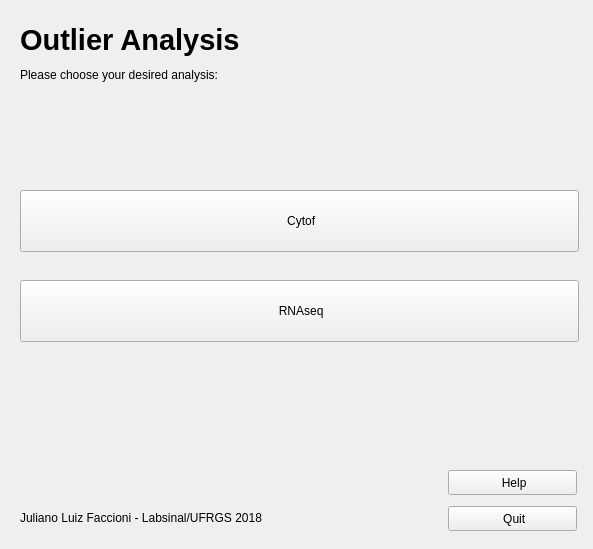
<?xml version="1.0" encoding="UTF-8"?>
<ui version="4.0">
 <class>OutlierAnalysis</class>
 <widget class="QWidget" name="OutlierAnalysis">
  <property name="geometry">
   <rect>
    <x>0</x>
    <y>0</y>
    <width>593</width>
    <height>549</height>
   </rect>
  </property>
  <property name="windowTitle">
   <string>Outlier Analysis</string>
  </property>
  <widget class="QStackedWidget" name="pages_widget">
   <property name="geometry">
    <rect>
     <x>0</x>
     <y>0</y>
     <width>601</width>
     <height>591</height>
    </rect>
   </property>
   <property name="currentIndex">
    <number>0</number>
   </property>
   <widget class="QWidget" name="page_main">
    <widget class="QLabel" name="title_main">
     <property name="geometry">
      <rect>
       <x>20</x>
       <y>10</y>
       <width>531</width>
       <height>61</height>
      </rect>
     </property>
     <property name="text">
      <string>&lt;html&gt;&lt;head/&gt;&lt;body&gt;&lt;p&gt;&lt;span style=&quot; font-size:22pt; font-weight:600;&quot;&gt;Outlier Analysis&lt;/span&gt;&lt;/p&gt;&lt;/body&gt;&lt;/html&gt;</string>
     </property>
     <property name="textFormat">
      <enum>Qt::RichText</enum>
     </property>
    </widget>
    <widget class="QLabel" name="description_main">
     <property name="geometry">
      <rect>
       <x>20</x>
       <y>50</y>
       <width>301</width>
       <height>51</height>
      </rect>
     </property>
     <property name="text">
      <string>&lt;html&gt;&lt;head/&gt;&lt;body&gt;&lt;p&gt;Please choose your desired analysis:&lt;/p&gt;&lt;/body&gt;&lt;/html&gt;</string>
     </property>
     <property name="textFormat">
      <enum>Qt::RichText</enum>
     </property>
    </widget>
    <widget class="QPushButton" name="cytof_btn_main">
     <property name="geometry">
      <rect>
       <x>20</x>
       <y>190</y>
       <width>559</width>
       <height>62</height>
      </rect>
     </property>
     <property name="sizePolicy">
      <sizepolicy hsizetype="Minimum" vsizetype="MinimumExpanding">
       <horstretch>0</horstretch>
       <verstretch>0</verstretch>
      </sizepolicy>
     </property>
     <property name="text">
      <string> Cytof</string>
     </property>
     <property name="icon">
      <iconset>
       <normaloff>icons/science.svg</normaloff>icons/science.svg</iconset>
     </property>
    </widget>
    <widget class="QPushButton" name="rnaseq_btn_main">
     <property name="geometry">
      <rect>
       <x>20</x>
       <y>280</y>
       <width>559</width>
       <height>62</height>
      </rect>
     </property>
     <property name="sizePolicy">
      <sizepolicy hsizetype="Minimum" vsizetype="MinimumExpanding">
       <horstretch>0</horstretch>
       <verstretch>0</verstretch>
      </sizepolicy>
     </property>
     <property name="text">
      <string> RNAseq</string>
     </property>
     <property name="icon">
      <iconset>
       <normaloff>icons/run.svg</normaloff>icons/run.svg</iconset>
     </property>
    </widget>
    <widget class="QLabel" name="credits_main">
     <property name="geometry">
      <rect>
       <x>20</x>
       <y>493</y>
       <width>301</width>
       <height>51</height>
      </rect>
     </property>
     <property name="text">
      <string>&lt;html&gt;&lt;head/&gt;&lt;body&gt;&lt;p&gt;Juliano Luiz Faccioni - Labsinal/UFRGS 2018&lt;/p&gt;&lt;/body&gt;&lt;/html&gt;</string>
     </property>
     <property name="textFormat">
      <enum>Qt::RichText</enum>
     </property>
    </widget>
    <widget class="QPushButton" name="help_main">
     <property name="geometry">
      <rect>
       <x>448</x>
       <y>470</y>
       <width>129</width>
       <height>25</height>
      </rect>
     </property>
     <property name="text">
      <string> Help</string>
     </property>
     <property name="icon">
      <iconset>
       <normaloff>icons/help.svg</normaloff>icons/help.svg</iconset>
     </property>
    </widget>
    <widget class="QPushButton" name="quit_main">
     <property name="geometry">
      <rect>
       <x>448</x>
       <y>506</y>
       <width>129</width>
       <height>25</height>
      </rect>
     </property>
     <property name="text">
      <string> Quit</string>
     </property>
     <property name="icon">
      <iconset>
       <normaloff>icons/quit.svg</normaloff>icons/quit.svg</iconset>
     </property>
    </widget>
   </widget>
   <widget class="QWidget" name="page_cytof">
    <widget class="QLabel" name="main_description_cytof">
     <property name="geometry">
      <rect>
       <x>20</x>
       <y>50</y>
       <width>301</width>
       <height>51</height>
      </rect>
     </property>
     <property name="text">
      <string>&lt;html&gt;&lt;head/&gt;&lt;body&gt;&lt;p&gt;Please choose the settings for the analysis:&lt;/p&gt;&lt;/body&gt;&lt;/html&gt;</string>
     </property>
     <property name="textFormat">
      <enum>Qt::RichText</enum>
     </property>
    </widget>
    <widget class="QLabel" name="main_title_cytof">
     <property name="geometry">
      <rect>
       <x>20</x>
       <y>10</y>
       <width>531</width>
       <height>61</height>
      </rect>
     </property>
     <property name="text">
      <string>&lt;html&gt;&lt;head/&gt;&lt;body&gt;&lt;p&gt;&lt;span style=&quot; font-size:22pt; font-weight:600;&quot;&gt;Outlier Analysis - Cytof data&lt;/span&gt;&lt;/p&gt;&lt;/body&gt;&lt;/html&gt;</string>
     </property>
     <property name="textFormat">
      <enum>Qt::RichText</enum>
     </property>
    </widget>
    <widget class="QPushButton" name="input_btn_cytof">
     <property name="geometry">
      <rect>
       <x>20</x>
       <y>100</y>
       <width>271</width>
       <height>25</height>
      </rect>
     </property>
     <property name="sizePolicy">
      <sizepolicy hsizetype="Fixed" vsizetype="Fixed">
       <horstretch>0</horstretch>
       <verstretch>0</verstretch>
      </sizepolicy>
     </property>
     <property name="minimumSize">
      <size>
       <width>0</width>
       <height>0</height>
      </size>
     </property>
     <property name="text">
      <string> Select input file (.xlsx or .csv) ...</string>
     </property>
     <property name="icon">
      <iconset>
       <normaloff>icons/file.svg</normaloff>icons/file.svg</iconset>
     </property>
    </widget>
    <widget class="QLineEdit" name="input_echo_cytof">
     <property name="geometry">
      <rect>
       <x>20</x>
       <y>130</y>
       <width>551</width>
       <height>25</height>
      </rect>
     </property>
     <property name="sizePolicy">
      <sizepolicy hsizetype="Fixed" vsizetype="Fixed">
       <horstretch>0</horstretch>
       <verstretch>0</verstretch>
      </sizepolicy>
     </property>
     <property name="minimumSize">
      <size>
       <width>0</width>
       <height>0</height>
      </size>
     </property>
     <property name="text">
      <string/>
     </property>
     <property name="readOnly">
      <bool>false</bool>
     </property>
    </widget>
    <widget class="QLabel" name="analysis_description_cytof">
     <property name="geometry">
      <rect>
       <x>20</x>
       <y>250</y>
       <width>191</width>
       <height>51</height>
      </rect>
     </property>
     <property name="text">
      <string>&lt;html&gt;&lt;head/&gt;&lt;body&gt;&lt;p&gt;Select analysis settings:&lt;/p&gt;&lt;/body&gt;&lt;/html&gt;</string>
     </property>
     <property name="textFormat">
      <enum>Qt::RichText</enum>
     </property>
    </widget>
    <widget class="QRadioButton" name="tuckey_15_cytof">
     <property name="geometry">
      <rect>
       <x>230</x>
       <y>320</y>
       <width>58</width>
       <height>23</height>
      </rect>
     </property>
     <property name="text">
      <string>1.&amp;5</string>
     </property>
     <property name="checked">
      <bool>true</bool>
     </property>
     <attribute name="buttonGroup">
      <string notr="true">TuckeyFactor</string>
     </attribute>
    </widget>
    <widget class="QRadioButton" name="tuckey_30_cytof">
     <property name="geometry">
      <rect>
       <x>310</x>
       <y>320</y>
       <width>59</width>
       <height>23</height>
      </rect>
     </property>
     <property name="text">
      <string>&amp;3.0</string>
     </property>
     <attribute name="buttonGroup">
      <string notr="true">TuckeyFactor</string>
     </attribute>
    </widget>
    <widget class="QPushButton" name="help_cytof">
     <property name="geometry">
      <rect>
       <x>448</x>
       <y>470</y>
       <width>129</width>
       <height>25</height>
      </rect>
     </property>
     <property name="text">
      <string> Help</string>
     </property>
     <property name="icon">
      <iconset>
       <normaloff>icons/help.svg</normaloff>icons/help.svg</iconset>
     </property>
    </widget>
    <widget class="QPushButton" name="back_cytof">
     <property name="geometry">
      <rect>
       <x>448</x>
       <y>506</y>
       <width>129</width>
       <height>25</height>
      </rect>
     </property>
     <property name="text">
      <string> Back</string>
     </property>
     <property name="icon">
      <iconset>
       <normaloff>icons/back.svg</normaloff>icons/back.svg</iconset>
     </property>
    </widget>
    <widget class="QPushButton" name="run_cytof">
     <property name="geometry">
      <rect>
       <x>300</x>
       <y>470</y>
       <width>131</width>
       <height>61</height>
      </rect>
     </property>
     <property name="sizePolicy">
      <sizepolicy hsizetype="Minimum" vsizetype="Preferred">
       <horstretch>0</horstretch>
       <verstretch>0</verstretch>
      </sizepolicy>
     </property>
     <property name="font">
      <font>
       <pointsize>14</pointsize>
      </font>
     </property>
     <property name="text">
      <string> Run!</string>
     </property>
     <property name="icon">
      <iconset>
       <normaloff>icons/pipe.svg</normaloff>icons/pipe.svg</iconset>
     </property>
    </widget>
    <widget class="QLabel" name="output_description_cytof">
     <property name="geometry">
      <rect>
       <x>20</x>
       <y>340</y>
       <width>331</width>
       <height>51</height>
      </rect>
     </property>
     <property name="text">
      <string>&lt;html&gt;&lt;head/&gt;&lt;body&gt;&lt;p&gt;Select output settings:&lt;/p&gt;&lt;/body&gt;&lt;/html&gt;</string>
     </property>
     <property name="textFormat">
      <enum>Qt::RichText</enum>
     </property>
    </widget>
    <widget class="QCheckBox" name="output_text_cytof">
     <property name="geometry">
      <rect>
       <x>80</x>
       <y>380</y>
       <width>261</width>
       <height>23</height>
      </rect>
     </property>
     <property name="text">
      <string>Export multiple text files (.csv)</string>
     </property>
    </widget>
    <widget class="QCheckBox" name="output_excel_cytof">
     <property name="enabled">
      <bool>true</bool>
     </property>
     <property name="geometry">
      <rect>
       <x>80</x>
       <y>410</y>
       <width>311</width>
       <height>23</height>
      </rect>
     </property>
     <property name="text">
      <string>Export multiple Excel spreadsheets (.xlsx)</string>
     </property>
    </widget>
    <widget class="QCheckBox" name="output_excel_group_cytof">
     <property name="enabled">
      <bool>false</bool>
     </property>
     <property name="geometry">
      <rect>
       <x>80</x>
       <y>440</y>
       <width>281</width>
       <height>23</height>
      </rect>
     </property>
     <property name="text">
      <string>Group spreadsheets as tabs</string>
     </property>
     <property name="checkable">
      <bool>true</bool>
     </property>
    </widget>
    <widget class="QLabel" name="tuckey_description_cytof">
     <property name="geometry">
      <rect>
       <x>117</x>
       <y>305</y>
       <width>121</width>
       <height>51</height>
      </rect>
     </property>
     <property name="text">
      <string>&lt;html&gt;&lt;head/&gt;&lt;body&gt;&lt;p&gt;Tuckey factor:&lt;/p&gt;&lt;/body&gt;&lt;/html&gt;</string>
     </property>
     <property name="textFormat">
      <enum>Qt::RichText</enum>
     </property>
    </widget>
    <widget class="QRadioButton" name="outliersby_both_cytof">
     <property name="geometry">
      <rect>
       <x>400</x>
       <y>290</y>
       <width>59</width>
       <height>23</height>
      </rect>
     </property>
     <property name="text">
      <string>bo&amp;th</string>
     </property>
     <attribute name="buttonGroup">
      <string notr="true">OutliersBy</string>
     </attribute>
    </widget>
    <widget class="QLabel" name="outliersby_description_cytof">
     <property name="geometry">
      <rect>
       <x>70</x>
       <y>275</y>
       <width>151</width>
       <height>51</height>
      </rect>
     </property>
     <property name="text">
      <string>&lt;html&gt;&lt;head/&gt;&lt;body&gt;&lt;p&gt;Generate outliers by:&lt;/p&gt;&lt;/body&gt;&lt;/html&gt;</string>
     </property>
     <property name="textFormat">
      <enum>Qt::RichText</enum>
     </property>
    </widget>
    <widget class="QRadioButton" name="outliersby_control_cytof">
     <property name="geometry">
      <rect>
       <x>310</x>
       <y>290</y>
       <width>81</width>
       <height>23</height>
      </rect>
     </property>
     <property name="text">
      <string>co&amp;ntrol</string>
     </property>
     <property name="checked">
      <bool>false</bool>
     </property>
     <attribute name="buttonGroup">
      <string notr="true">OutliersBy</string>
     </attribute>
    </widget>
    <widget class="QRadioButton" name="outliersby_sample_cytof">
     <property name="geometry">
      <rect>
       <x>230</x>
       <y>290</y>
       <width>81</width>
       <height>23</height>
      </rect>
     </property>
     <property name="text">
      <string>samp&amp;le</string>
     </property>
     <property name="checked">
      <bool>true</bool>
     </property>
     <attribute name="buttonGroup">
      <string notr="true">OutliersBy</string>
     </attribute>
    </widget>
    <widget class="QPushButton" name="output_btn_cytof">
     <property name="geometry">
      <rect>
       <x>20</x>
       <y>160</y>
       <width>271</width>
       <height>25</height>
      </rect>
     </property>
     <property name="sizePolicy">
      <sizepolicy hsizetype="Fixed" vsizetype="Fixed">
       <horstretch>0</horstretch>
       <verstretch>0</verstretch>
      </sizepolicy>
     </property>
     <property name="minimumSize">
      <size>
       <width>0</width>
       <height>0</height>
      </size>
     </property>
     <property name="text">
      <string> Select folder to output analysis ...</string>
     </property>
     <property name="icon">
      <iconset>
       <normaloff>icons/folder.svg</normaloff>icons/folder.svg</iconset>
     </property>
    </widget>
    <widget class="QLineEdit" name="output_echo_cytof">
     <property name="geometry">
      <rect>
       <x>20</x>
       <y>190</y>
       <width>551</width>
       <height>25</height>
      </rect>
     </property>
     <property name="sizePolicy">
      <sizepolicy hsizetype="Fixed" vsizetype="Fixed">
       <horstretch>0</horstretch>
       <verstretch>0</verstretch>
      </sizepolicy>
     </property>
     <property name="minimumSize">
      <size>
       <width>0</width>
       <height>0</height>
      </size>
     </property>
     <property name="text">
      <string/>
     </property>
     <property name="readOnly">
      <bool>false</bool>
     </property>
    </widget>
    <widget class="QPushButton" name="samples_btn_cytof">
     <property name="geometry">
      <rect>
       <x>20</x>
       <y>230</y>
       <width>271</width>
       <height>25</height>
      </rect>
     </property>
     <property name="sizePolicy">
      <sizepolicy hsizetype="Fixed" vsizetype="Fixed">
       <horstretch>0</horstretch>
       <verstretch>0</verstretch>
      </sizepolicy>
     </property>
     <property name="minimumSize">
      <size>
       <width>0</width>
       <height>0</height>
      </size>
     </property>
     <property name="text">
      <string> Select Sample names ...</string>
     </property>
     <property name="icon">
      <iconset>
       <normaloff>icons/settings.svg</normaloff>icons/settings.svg</iconset>
     </property>
    </widget>
   </widget>
   <widget class="QWidget" name="page_samples">
    <widget class="QTableWidget" name="sample_table_samples">
     <property name="geometry">
      <rect>
       <x>20</x>
       <y>160</y>
       <width>561</width>
       <height>291</height>
      </rect>
     </property>
     <property name="layoutDirection">
      <enum>Qt::LeftToRight</enum>
     </property>
     <property name="frameShadow">
      <enum>QFrame::Sunken</enum>
     </property>
     <attribute name="horizontalHeaderDefaultSectionSize">
      <number>100</number>
     </attribute>
     <attribute name="horizontalHeaderMinimumSectionSize">
      <number>100</number>
     </attribute>
     <attribute name="horizontalHeaderStretchLastSection">
      <bool>true</bool>
     </attribute>
     <column>
      <property name="text">
       <string>Control?</string>
      </property>
     </column>
     <column>
      <property name="text">
       <string>Label</string>
      </property>
     </column>
    </widget>
    <widget class="QPushButton" name="clear_btn_samples">
     <property name="geometry">
      <rect>
       <x>426</x>
       <y>470</y>
       <width>151</width>
       <height>25</height>
      </rect>
     </property>
     <property name="text">
      <string> Clear</string>
     </property>
     <property name="icon">
      <iconset>
       <normaloff>icons/clear.svg</normaloff>icons/clear.svg</iconset>
     </property>
    </widget>
    <widget class="QPushButton" name="saveback_btn_samples">
     <property name="geometry">
      <rect>
       <x>426</x>
       <y>506</y>
       <width>151</width>
       <height>25</height>
      </rect>
     </property>
     <property name="text">
      <string> Save and go back</string>
     </property>
     <property name="icon">
      <iconset>
       <normaloff>icons/ok.svg</normaloff>icons/ok.svg</iconset>
     </property>
    </widget>
    <widget class="QLineEdit" name="samplename_samples">
     <property name="geometry">
      <rect>
       <x>20</x>
       <y>100</y>
       <width>301</width>
       <height>25</height>
      </rect>
     </property>
     <property name="placeholderText">
      <string>Insert sample name  ...</string>
     </property>
    </widget>
    <widget class="QCheckBox" name="iscontrol_checkbox_samples">
     <property name="geometry">
      <rect>
       <x>20</x>
       <y>130</y>
       <width>141</width>
       <height>23</height>
      </rect>
     </property>
     <property name="text">
      <string>Control Sample?</string>
     </property>
    </widget>
    <widget class="QLabel" name="description_samples">
     <property name="geometry">
      <rect>
       <x>20</x>
       <y>50</y>
       <width>531</width>
       <height>51</height>
      </rect>
     </property>
     <property name="text">
      <string>&lt;html&gt;&lt;head/&gt;&lt;body&gt;&lt;p&gt;Please insert a sample identifier (e.g. &amp;quot;Control&amp;quot;, &amp;quot;Treatment_01&amp;quot;, &amp;quot;Drug&amp;quot;, ...) :&lt;/p&gt;&lt;/body&gt;&lt;/html&gt;</string>
     </property>
     <property name="textFormat">
      <enum>Qt::RichText</enum>
     </property>
    </widget>
    <widget class="QLabel" name="title_samples">
     <property name="geometry">
      <rect>
       <x>20</x>
       <y>10</y>
       <width>531</width>
       <height>61</height>
      </rect>
     </property>
     <property name="text">
      <string>&lt;html&gt;&lt;head/&gt;&lt;body&gt;&lt;p&gt;&lt;span style=&quot; font-size:22pt; font-weight:600;&quot;&gt;Outlier Analysis - sample names&lt;/span&gt;&lt;/p&gt;&lt;/body&gt;&lt;/html&gt;</string>
     </property>
     <property name="textFormat">
      <enum>Qt::RichText</enum>
     </property>
    </widget>
    <widget class="QPushButton" name="add_btn_samples">
     <property name="geometry">
      <rect>
       <x>330</x>
       <y>100</y>
       <width>191</width>
       <height>25</height>
      </rect>
     </property>
     <property name="text">
      <string> Add row</string>
     </property>
     <property name="icon">
      <iconset>
       <normaloff>icons/ok.svg</normaloff>icons/ok.svg</iconset>
     </property>
    </widget>
    <widget class="QPushButton" name="remove_btn_samples">
     <property name="geometry">
      <rect>
       <x>330</x>
       <y>130</y>
       <width>191</width>
       <height>25</height>
      </rect>
     </property>
     <property name="text">
      <string> Remove selected row</string>
     </property>
     <property name="icon">
      <iconset>
       <normaloff>icons/back.svg</normaloff>icons/back.svg</iconset>
     </property>
    </widget>
   </widget>
  </widget>
 </widget>
 <resources/>
 <connections>
  <connection>
   <sender>output_excel_cytof</sender>
   <signal>clicked(bool)</signal>
   <receiver>output_excel_group_cytof</receiver>
   <slot>setEnabled(bool)</slot>
   <hints>
    <hint type="sourcelabel">
     <x>224</x>
     <y>402</y>
    </hint>
    <hint type="destinationlabel">
     <x>224</x>
     <y>424</y>
    </hint>
   </hints>
  </connection>
 </connections>
 <buttongroups>
  <buttongroup name="OutliersBy"/>
  <buttongroup name="TuckeyFactor"/>
 </buttongroups>
</ui>
